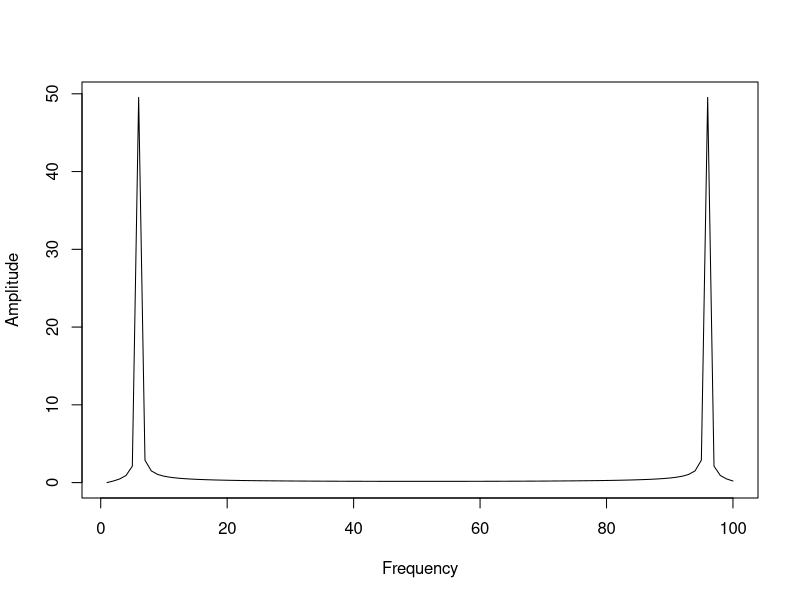

This figure's R source:
# Generate a sine wave signal
x <- seq(0, 2*pi, length.out = 100)
y <- sin(5*x)

# Compute the Fourier transform
y_fft <- fft(y)

# Plot the amplitude spectrum
plot(Mod(y_fft), type = "l", xlab = "Frequency", ylab = "Amplitude")
